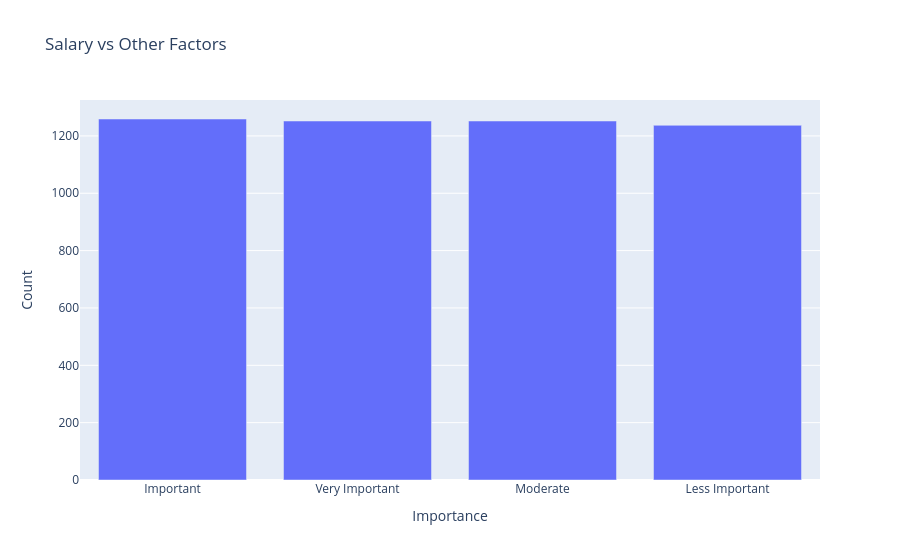

The notebook cell saved with this chart:
### Code cell
# Salary importance
salary_imp = info['SalaryImportance'].value_counts()
graph_4 = px.bar(x=salary_imp.index, y=salary_imp.values, title='Salary vs Other Factors', labels={'x': 'Importance', 'y': 'Count'})
graph_4.show()

### Figure 1 — Plotly figure (JSON) as saved in the notebook; plotly's stock layout.template omitted (floating-point values rounded to 4 significant figures)
{"data": [{"hovertemplate": "Importance=%{x}<br>Count=%{y}<extra></extra>", "legendgroup": "", "marker": {"color": "#636efa", "pattern": {"shape": ""}}, "name": "", "orientation": "v", "showlegend": false, "textposition": "auto", "type": "bar", "x": ["Important", "Very Important", "Moderate", "Less Important"], "xaxis": "x", "y": [1259, 1252, 1252, 1237], "yaxis": "y"}], "layout": {"barmode": "relative", "legend": {"tracegroupgap": 0}, "title": {"text": "Salary vs Other Factors"}, "xaxis": {"anchor": "y", "domain": [0, 1], "title": {"text": "Importance"}}, "yaxis": {"anchor": "x", "domain": [0, 1], "title": {"text": "Count"}}}}
